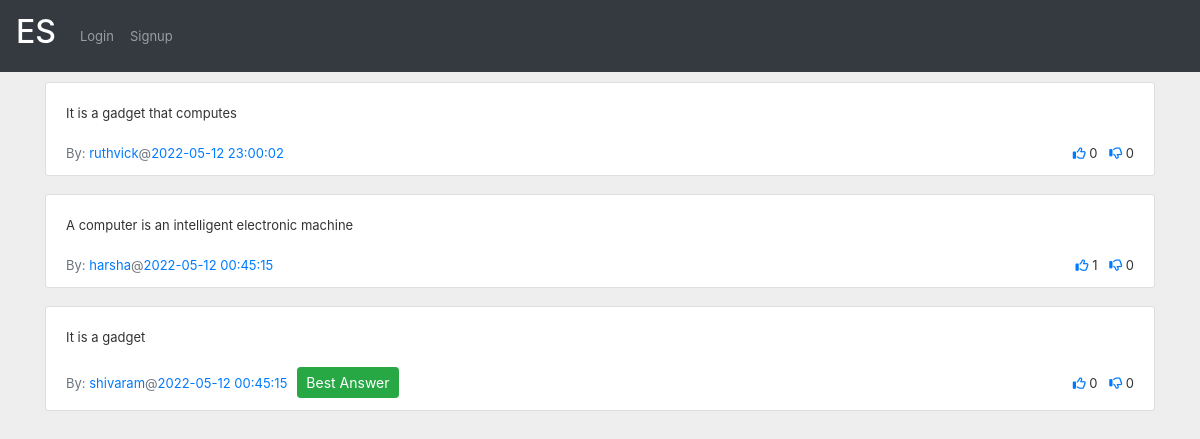
Page /show_answers/1 on the earlier database version.
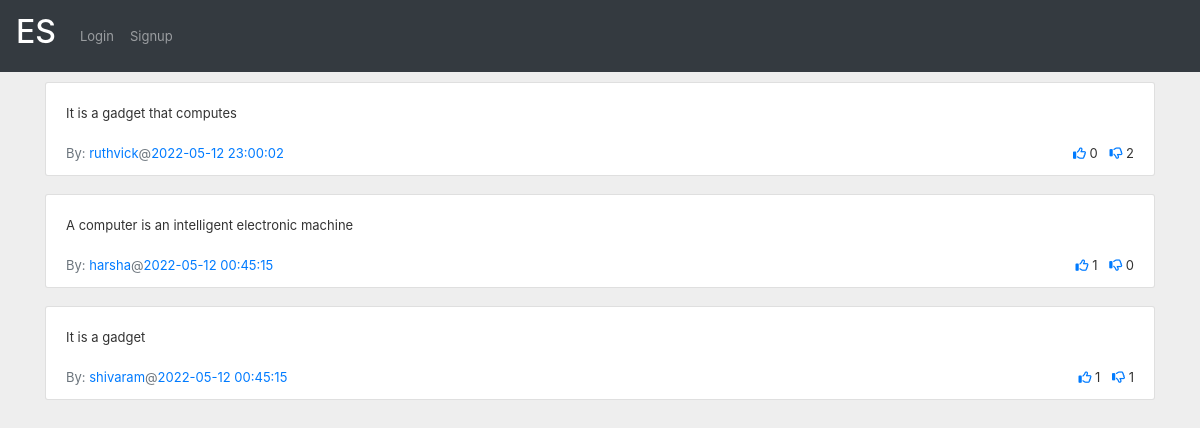
Same page on the later database version.
### app.py (models this page shows)
class Answers(db.Model):
    answerid = db.Column(db.Integer, autoincrement=True, primary_key=True)
    userid = db.Column(db.Integer, ForeignKey(Users.userid))
    answer = db.Column(db.Text)
    questionid = db.Column(db.Integer, ForeignKey(Questions.questionid))
    timeposted = db.Column(db.DateTime, server_default=func.now())
    upvotes = db.Column(db.Integer, default=0)
    downvotes = db.Column(db.Integer, default=0)
    bestanswer = db.Column(db.Boolean, default=False)

class Users(db.Model):
    userid = db.Column(db.Integer, primary_key=True, autoincrement=True)
    username = db.Column(db.String, unique=True)
    firstname = db.Column(db.String)
    lastname = db.Column(db.String)
    email = db.Column(db.String)
    phone = db.Column(db.String)
    profile = db.Column(db.Text)
    rating = db.Column(db.Integer, default=0)
    city = db.Column(db.String)
    state = db.Column(db.String)
    country = db.Column(db.String)

### app.py (the view)
@app.route('/show_answers/<question_id>', methods=['GET', 'POST'])
def show_answers(question_id):
    session['question_id'] = question_id
    question_id = int(question_id)
    answers = Answers.query.filter_by(questionid=question_id).order_by(Answers.timeposted.desc()).all()
    usernames = []
    list_of_upvotes = []
    list_of_downvotes = []
    for answer in answers:
        user = Users.query.filter_by(userid=answer.userid).first()
        user_upvote = Upvotes.query.filter_by(userid=session.get('userid'), answerid=answer.answerid).first()
        if user_upvote:
            list_of_upvotes.append(True)
        else:
            list_of_upvotes.append(False)
        user_downvote = Downvotes.query.filter_by(userid=session.get('userid'), answerid=answer.answerid).first()
        if user_downvote:
            list_of_downvotes.append(True)
        else:
            list_of_downvotes.append(False)
        usernames.append(user.username)
    question = Questions.query.filter_by(questionid=question_id).first()
    return render_template('answers.html',
                           answers=answers,
                           usernames=usernames,
                           list_of_upvotes=list_of_upvotes,
                           list_of_downvotes=list_of_downvotes,
                           question=question)

### templates/answers.html (shortened to what this page needs)
{% extends "base.html" %}
{% import "bootstrap/wtf.html" as wtf %}
{% block styles %}
    <link rel="stylesheet" href="{{url_for('.static', filename='css/answers.css')}}">
{% endblock %}
{% block content %}
    {% for answer in answers %}
        <div class="container d-flex justify-content-center mt-10">
            {% if list_of_upvotes[loop.index-1] %}
                {% set upvote_icon_class = "fas fa-thumbs-up" %}
            {% else %}
                {% set upvote_icon_class = "far fa-thumbs-up" %}
            {% endif %}
            {% if list_of_downvotes[loop.index-1] %}
                {% set downvote_icon_class = "fas fa-thumbs-down" %}
            {% else %}
                {% set downvote_icon_class = "far fa-thumbs-down" %}
            {% endif %}
            <div class="w-100 overflow-auto order-2 order-md-1">
                <div class="card-group-control card-group-control-right">
                    <div class="card mb-2 w-100">
                        <div class="collapse show" >
                            <div class="card-body">
                                {{ answer.answer }}
                            </div>
                            <div class="card-footer bg-transparent d-sm-flex align-items-sm-center border-top-0 pt-0">
                                <a href="/profile/{{ answer.userid }}">
                                    <span class="text-muted">By: </span><span class="text-primary">{{ usernames[loop.index-1] }}</span>
                                </a>
                                <span class="text-muted">@</span><span class="text-primary">{{ answer.timeposted }}</span>
                                {% if answer.bestanswer %}
                                    <div class="gap">
                                        <button type="button" class="btn btn-success btn-sm">
                                            Best Answer
                                        </button>
                                    </div>
                                {% endif %}
                                <ul class="list-inline text-nowrap mb-0 ml-auto mt-2 mt-sm-0">
                                    <li class="list-inline-item"><a href="/upvote-answer/{{ answer.answerid }}"><i class="{{ upvote_icon_class }}"></i></a> {{ answer.upvotes }}</li>
                                    <li class="list-inline-item"><a href="/downvote-answer/{{ answer.answerid }}"><i class="{{ downvote_icon_class }}"></i></a> {{ answer.downvotes }}</li>
                                </ul>
                            </div>
                        </div>
                    </div>
                </div>
            </div>
        </div>
    {% endfor %}
{% endblock %}

### templates/base.html (shortened to what this page needs)
<!DOCTYPE html>
<html lang="en">
<head>
    <link rel="stylesheet" href="https://cdn.jsdelivr.net/npm/bootstrap@4.3.1/dist/css/bootstrap.min.css">
    <link rel="stylesheet" href="https://cdnjs.cloudflare.com/ajax/libs/font-awesome/6.1.1/css/all.min.css" />
    <link rel="stylesheet" href="{{ url_for('static',filename='css/main.css') }}">
    {% block styles %}{% endblock %}
</head>
<body style="padding-top: 0px">
    <nav class="navbar navbar-expand-lg navbar-dark bg-dark">
        <a class="navbar-brand" href="/"><h2>ES</h2></a>
      <div class="collapse navbar-collapse" id="navbarSupportedContent">
        <ul class="navbar-nav ms-auto">
            {% if not session.get('userid') %}
                 <li class="nav-item ">
                    <a class="nav-link" href="/login">Login <span class="sr-only">(current)</span></a>
                 </li>
                 <li class="nav-item">
                    <a class="nav-link" href="/signup">Signup <span class="sr-only">(current)</span></a>
                 </li>
            {% endif %}
        </ul>
      </div>
    </nav>
    {% block content %}{% endblock %}
</body>
</html>

### static/css/answers.css (style rules this page uses)
body { margin: 0; font-size: .8125rem; font-weight: 400; line-height: 1.5385; color: #333; text-align: left; background-color: #eee; }
.mt-10 { margin-top: 10px; }
a { text-decoration: none !important; }
.card { position: relative; display: -ms-flexbox; display: flex; -ms-flex-direction: column; flex-direction: column; min-width: 0; word-wrap: break-word; background-color: #fff; background-clip: border-box; border: 1px solid rgba(0,0,0,.125); border-radius: .1875rem; }
.w-100 { width: 100%!important; }

Differences in the rows shown:
changed Answers "It is a gadget that computes": downvotes "0" → "2"
changed Answers "It is a gadget": upvotes "0" → "1"; downvotes "0" → "1"; no longer shows "Best Answer"
